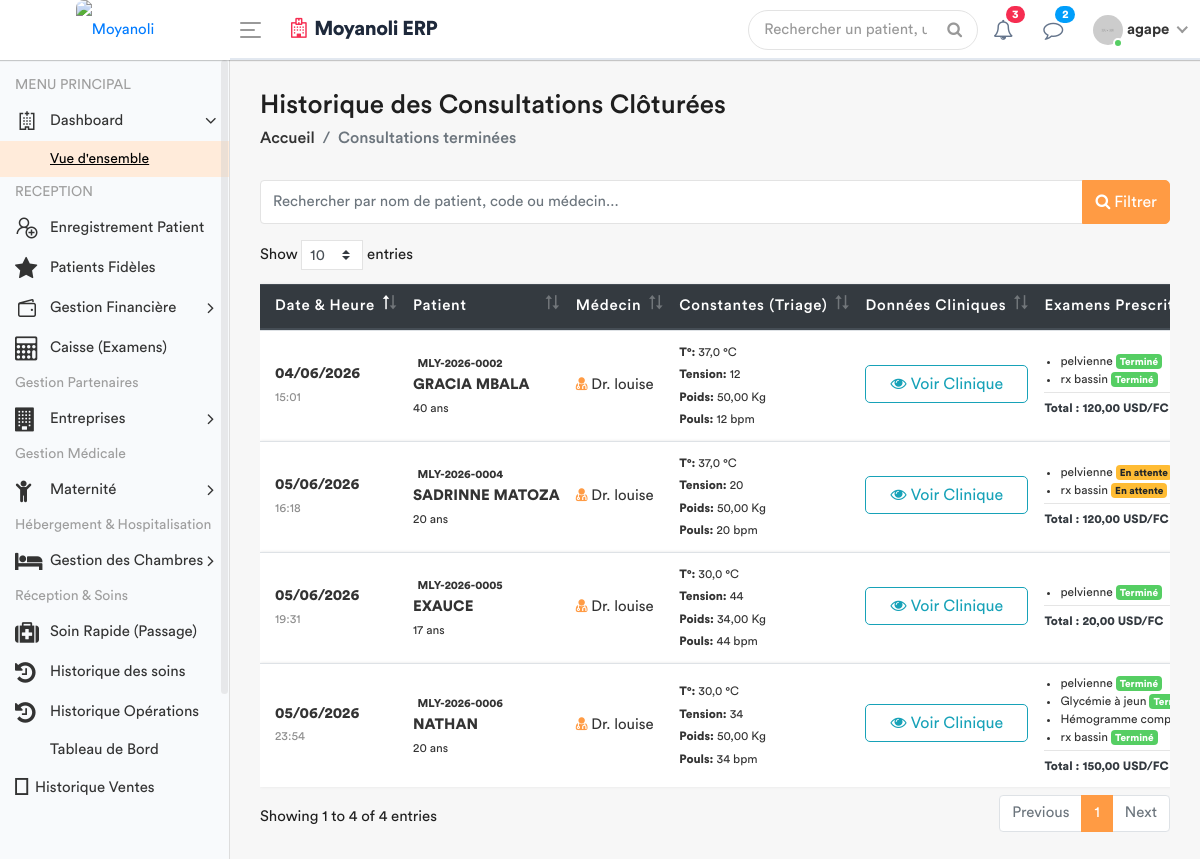
/medecin/consultations/historique/ (signed in), run on an earlier commit of the app's database.
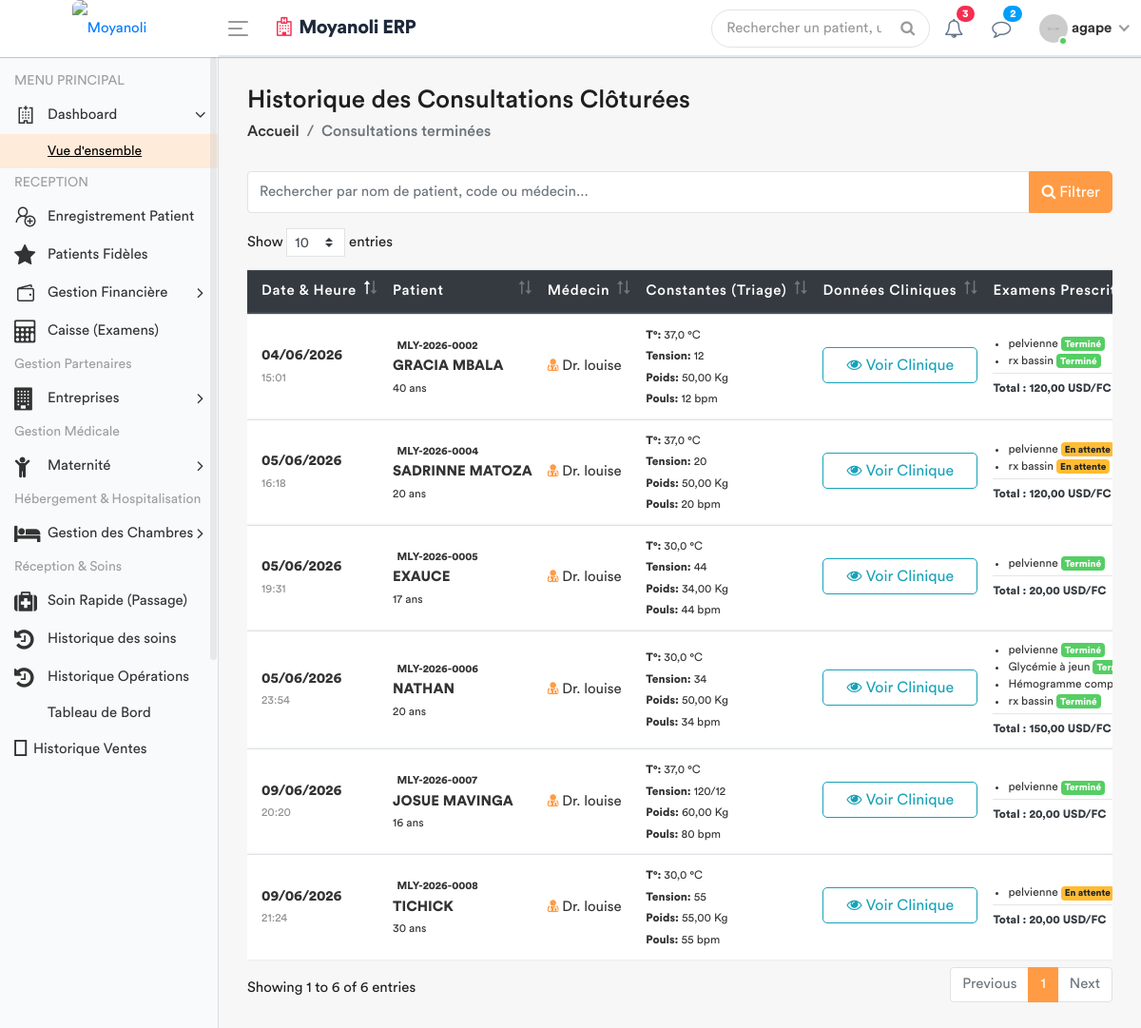
And on a later commit of the database.
### apps/models.py (models this page shows, shortened)
class Consultation(models.Model):
    triage = models.OneToOneField(SigneVital, db_index=True, on_delete=models.CASCADE)
    medecin = models.ForeignKey(settings.AUTH_USER_MODEL, on_delete=models.SET_NULL, null=True)
    motif_consultation = models.TextField(verbose_name="Motif")
    histoire_maladie = models.TextField(verbose_name="Histoire de la maladie")
    examen_physique = models.TextField(verbose_name="Examen physique")
    complement_d_anamnese = models.CharField(max_length=200, null=True)
    hypothese_diagnostique = models.TextField(verbose_name="Hypothèse diagnostique")
    date_creation = models.DateTimeField(default=timezone.now)
    consultation_payee = models.BooleanField(default=False, verbose_name="Consultation payée")
    @property
    def total_examens_a_payer(self):
        examens_lies = self.examens.all()
        return sum((ex.prestation.prix * ex.quantite) for ex in examens_lies if ex.prestation and ex.prestation.prix)

class SigneVital(models.Model):
    patient = models.ForeignKey(Patient, on_delete=models.CASCADE)
    temperature = models.DecimalField(max_digits=4, decimal_places=1)
    poids = models.DecimalField(max_digits=5, decimal_places=2)
    tension_arterielle = models.CharField(max_length=10)
    frequence_cardiaque = models.IntegerField()
    frequence_respiratoire = models.IntegerField(null=True, blank=True)
    saturation_oxygene = models.IntegerField(null=True, blank=True)
    date_prelevement = models.DateTimeField(default=timezone.now)
    infirmier = models.ForeignKey(User, on_delete=models.SET_NULL, null=True)
    est_consulte = models.BooleanField(default=False)

class Patient(models.Model):
    TYPE_CHOICES = [
        ('SIMPLE', 'Patient Simple'),
        ('FIDELE', 'Patient Fidèle'),
        ('CONVENTIONNE', 'Patient Conventionné'),
    ]
    code_patient = models.CharField(max_length=20, unique=True, editable=False)
    noms = models.CharField(max_length=100)
    service = models.ForeignKey('Service', on_delete=models.PROTECT, related_name='patients', null=True)
    sexe = models.CharField(max_length=1, choices=[('M', 'Masculin'), ('F', 'Féminin')])
    age = models.CharField(max_length=30)
    adresse = models.TextField()
    telephone = models.CharField(max_length=20)
    type_patient = models.CharField(max_length=15, choices=TYPE_CHOICES, default='SIMPLE')
    a_carte_fidelite = models.BooleanField(default=False, verbose_name="Possède carte de fidélité")
    entreprise = models.ForeignKey('Entreprise', on_delete=models.SET_NULL, null=True, blank=True, verbose_name="Entreprise (si conventionné)")
    fiche_payee = models.BooleanField(default=False)
    created_by = models.ForeignKey(User, on_delete=models.SET_NULL, null=True, related_name='patients_crees')
    date_creation = models.DateTimeField(auto_now_add=True)
    date_modification = models.DateTimeField(auto_now=True)

class DemandeExamen(models.Model):
    STATUT = [
        ('EN_ATTENTE', 'En attente'),
        ('TERMINE', 'Terminé'),
        ('ANNULE', 'Annulé'),
    ]
    consultation = models.ForeignKey(Consultation, related_name='examens', on_delete=models.CASCADE)
    prestation = models.ForeignKey(Prestation, on_delete=models.PROTECT)
    indication = models.TextField(blank=True, help_text="Note du médecin pour le technicien")
    resultat = models.TextField(blank=True, null=True)
    image_resultat = models.ImageField(upload_to='resultats_examens/', blank=True, null=True)
    technicien = models.ForeignKey(
        settings.AUTH_USER_MODEL,
        related_name='examens_realises',
        on_delete=models.SET_NULL,
        null=True,
        blank=True
    )
    statut = models.CharField(max_length=20, choices=STATUT, default='EN_ATTENTE')
    date_demande = models.DateTimeField(default=timezone.now)
    date_realisation = models.DateTimeField(null=True, blank=True)
    quantite = models.PositiveIntegerField(default=1)

class Prestation(models.Model):
    CATEGORIES = [
        ('ADM', 'Administratif'),
        ('CONS', 'Consultation'),
        ('LABO', 'Laboratoire'),
        ('SOIN', 'Soins'),
        ('ECHO', 'Échographie'),
        ('RADIO', 'Radiologie'),
        ('MED', 'Acte Médical'),
        ('CHIR', 'Acte Chirurgical'),
        ('CONS_MAT', 'Consultation Maternité'), # Nouvelle catégorie
        ('MAT', 'Forfait Maternité / Accouchement'), # Catégorie existante
    ]
    libelle = models.CharField(max_length=200, verbose_name="Libellé")
    categorie = models.CharField(max_length=10, choices=CATEGORIES, verbose_name="Catégorie")
    prix = models.DecimalField(max_digits=10, decimal_places=2, default=Decimal('0.00'), verbose_name="Prix (USD)")
    valeur_normale = models.CharField(
        max_length=150, blank=True, null=True,
        verbose_name="Valeur Normale / Référence (Labo uniquement)",
        help_text="Ex: 70-110 mg/dl, Négatif, etc."
    )
    class Meta:
        verbose_name = "Prestation"
        verbose_name_plural = "Prestations"

### apps/views.py (the view)
# urls.py: path('medecin/consultations/historique/', views.liste_consultations_terminees, name='liste_consultations'),
@login_required
def liste_consultations_terminees(request):
    consultations = Consultation.objects.select_related(
        'triage__patient',
        'medecin'
    ).prefetch_related(
        'examens__prestation'  # Utilise 'examens' car related_name='examens'
    ).order_by('-date_creation')
    role = Fonction.objects.filter(userKey=request.user).first()
    fonctionKey = role.fonctionKey.roleName if role else None
    context = {
        'consultations': consultations,
        'fonctionKey': fonctionKey
    }
    return render(request, 'back-end/medecin/liste_consultations.html', context)

### apps/templates/back-end/medecin/liste_consultations.html (shortened to what this page needs)
<!DOCTYPE html>
{% load static %}
<html lang="fr">
    <head>
        {% include 'back-end/includes/css.html' %}
    </head>
    <body>
        <div class="main-wrapper">
            {% include 'back-end/includes/header.html' %}
            {% include 'back-end/includes/sidebar.html' %}
            <div class="page-wrapper">
                <div class="content container-fluid">
                    <div class="page-header">
                        <div class="row align-items-center">
                            <div class="col">
                                <h3 class="page-title">Historique des Consultations Clôturées</h3>
                                <ul class="breadcrumb">
                                    <li class="breadcrumb-item"><a href="#">Accueil</a></li>
                                    <li class="breadcrumb-item active">Consultations terminées</li>
                                </ul>
                            </div>
                        </div>
                    </div>
                    <div class="row mb-3">
                        <div class="col-md-12">
                            <form method="GET" action="" class="search-form">
                                <div class="input-group">
                                    <input type="text" name="q" class="form-control" placeholder="Rechercher par nom de patient, code ou médecin..." value="{{ request.GET.q }}">
                                    <div class="input-group-append">
                                        <button class="btn btn-primary" type="submit">
                                            <i class="fa fa-search"></i> Filtrer
                                        </button>
                                    </div>
                                </div>
                            </form>
                        </div>
                    </div>
                    <div class="row">
                        <div class="col-md-12">
                            <div class="table-responsive">
                                <table class="table table-hover custom-table mb-0 datatable">
                                    <thead class="thead-dark">
                                        <tr>
                                            <th>Date & Heure</th>
                                            <th>Patient</th>
                                            <th>Médecin</th>
                                            <th>Constantes (Triage)</th>
                                            <th>Données Cliniques</th>
                                            <th>Examens Prescrits</th>
                                        </tr>
                                    </thead>
                                    <tbody>
                                        {% for c in consultations %}
                                        <tr>
                                            <td>
                                                <strong>{{ c.date_creation|date:"d/m/Y" }}</strong><br>
                                                <small class="text-muted">{{ c.date_creation|date:"H:i" }}</small>
                                            </td>
                                            <td>
                                                <span class="badge badge-light-info">{{ c.triage.patient.code_patient }}</span><br>
                                                <strong>{{ c.triage.patient.noms }}</strong><br>
                                                <small>{{ c.triage.patient.age }} ans</small>
                                            </td>
                                            <td>
                                                <i class="fa fa-user-md text-primary"></i> Dr. {{ c.medecin.get_full_name|default:c.medecin.username }}
                                            </td>
                                            <td>
                                                <small>
                                                    <strong>T°:</strong> {{ c.triage.temperature }} °C <br>
                                                    <strong>Tension:</strong> {{ c.triage.tension_arterielle|default:"--" }} <br>
                                                    <strong>Poids:</strong> {{ c.triage.poids }} Kg <br>
                                                    <strong>Pouls:</strong> {{ c.triage.frequence_cardiaque|default:"--" }} bpm
                                                </small>
                                            </td>
                                            <td>
                                                <button class="btn btn-xs btn-outline-info btn-block mb-1" data-toggle="collapse" data-target="#clinique_{{ c.id }}">
                                                    <i class="fa fa-eye"></i> Voir Clinique
                                                </button>
                                            </td>
                                            <td>
                                                {% if c.examens.all %}
                                                    <ul class="pl-3 mb-0" style="font-size: 12px;">
                                                        {% for exam in c.examens.all %}
                                                            <li>
                                                                {{ exam.prestation.libelle }}
                                                                <span class="badge {% if exam.statut == 'TERMINE' %}badge-success{% elif exam.statut == 'ANNULE' %}badge-danger{% else %}badge-warning{% endif %}" style="font-size: 10px;">
                                                                    {{ exam.get_statut_display }}
                                                                </span>
                                                            </li>
                                                        {% endfor %}
                                                    </ul>
                                                    <hr class="my-1">
                                                    <small class="text-dark font-weight-bold">Total : {{ c.total_examens_a_payer }} USD/FC</small>
                                                {% else %}
                                                    <span class="text-muted" style="font-size: 12px;">Aucun examen</span>
                                                {% endif %}
                                            </td>
                                        </tr>
                                        {% endfor %}
                                    </tbody>
                                </table>
                            </div>
                        </div>
                    </div>
                </div>
            </div>
        </div>
    </body>
</html>

### apps/templates/back-end/includes/header.html (shortened to what this page needs)
{% load static %}
<div class="header" style="background: #ffffff; border-bottom: 2px solid #e2e8f0;">
    <div class="header-left" style="background: #ffffff;">
        <a href="{% url 'home' %}" class="logo">
            <img src="{% static 'front-end/assets/dr/logo.jpeg' %}" width="45" height="45" alt="Moyanoli" style="border-radius: 8px;">
        </a>
    </div>
    <a id="toggle_btn" href="javascript:void(0);" style="color: #007bff;">
        <span class="bar-icon">
            <span></span>
            <span></span>
            <span></span>
        </span>
    </a>
    <div class="page-title-box">
        <h3 style="color: #1e293b; font-weight: 700; letter-spacing: -0.5px;">
            <i class="fa fa-hospital-o text-danger mr-2"></i>Moyanoli ERP
        </h3>
    </div>
    <ul class="nav user-menu">
        <li class="nav-item">
            <div class="top-nav-search">
                <form action="#">
                    <input class="form-control" type="text" placeholder="Rechercher un patient, un dossier...">
                    <button class="btn" type="submit"><i class="fa fa-search"></i></button>
                </form>
            </div>
        </li>
        <li class="nav-item dropdown">
            <a href="#" class="dropdown-toggle nav-link" data-toggle="dropdown">
                <i class="fa fa-bell-o" style="color: #64748b;"></i> <span class="badge badge-pill bg-danger">3</span>
            </a>
        </li>
        <li class="nav-item dropdown">
            <a href="#" class="dropdown-toggle nav-link" data-toggle="dropdown">
                <i class="fa fa-comment-o" style="color: #64748b;"></i> <span class="badge badge-pill bg-info">2</span>
            </a>
        </li>
        <li class="nav-item dropdown has-arrow main-drop">
            <a href="#" class="dropdown-toggle nav-link" data-toggle="dropdown">
                <span class="user-img">
                    <img src="{% static 'back-end/assets/img/profiles/avatar-21.jpg' %}" alt="">
                    <span class="status online"></span>
                </span>
                <span style="font-weight: 600;">{{ user.username }}</span>
            </a>
        </li>
    </ul>
</div>

What changed in the data, as far as the page shows it:
added Consultation: date_creation "09/06/2026", date_creation "21:24", triage.patient.code_patient "MLY-2026-0008", triage.patient.noms "TICHICK", triage.patient.age "30", medecin.get_full_name "louise", triage.temperature "30,0", triage.tension_arterielle "55", triage.poids "55,00", triage.frequence_cardiaque "55", total_examens_a_payer "20,00"
added DemandeExamen: prestation.libelle "pelvienne", statut "En attente", shown under "09/06/2026"
added Consultation: date_creation "09/06/2026", date_creation "20:20", triage.patient.code_patient "MLY-2026-0007", triage.patient.noms "JOSUE MAVINGA", triage.patient.age "16", medecin.get_full_name "louise", triage.temperature "37,0", triage.tension_arterielle "120/12", triage.poids "60,00", triage.frequence_cardiaque "80", total_examens_a_payer "20,00"
added DemandeExamen: prestation.libelle "pelvienne", statut "Terminé", shown under "09/06/2026"
Also different on the page:
text written by a page script: "Show entries Showing 1 to 4 of 4 entries Previous 1 Next" → "Show entries Showing 1 to 6 of 6 entries Previous 1 Next"
